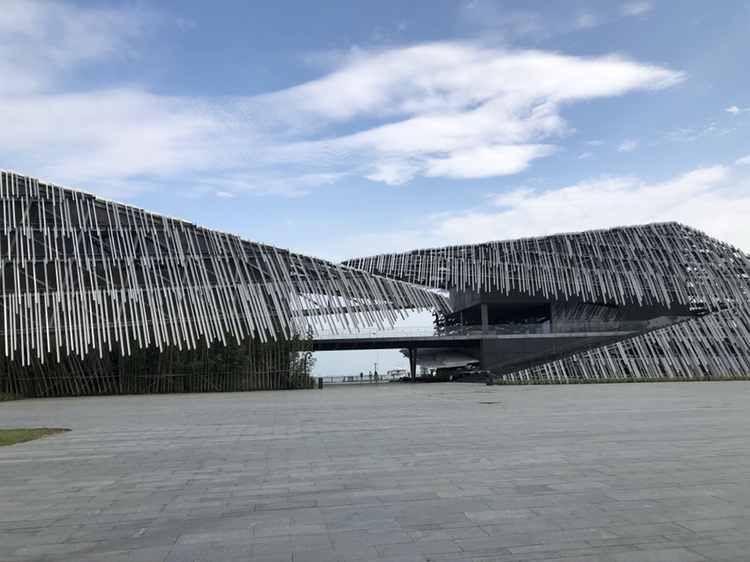
#> input picture AR_Planar_Homographies/ec/my_left.JPG, 750 x 562 px, found by its file name
$ python panaroma.py
#> lines starting #> are read from the running program, lines starting #| are printed output that depends on the picture
import numpy as np
import cv2
#Import necessary functions


def matchPics(I1, I2):
    # I1, I2 : Images to match
    # use ORB to detect and describe the two images
    orb = cv2.ORB_create()
    kp1, des1 = orb.detectAndCompute(I1, None)
    kp2, des2 = orb.detectAndCompute(I2, None)

    # use bf match to match keypoints
    bf = cv2.BFMatcher(normType=cv2.NORM_HAMMING, crossCheck=True)
    matches = bf.match(des1, des2)
    return matches, kp1, kp2

def sortKP(I1, I2):
    matches, kp1, kp2 = matchPics(I1, I2)
    kp1_sorted = np.float32([kp1[m.queryIdx].pt for m in matches]).reshape(-1, 1, 2)
    kp2_sorted = np.float32([kp2[m.trainIdx].pt for m in matches]).reshape(-1, 1, 2)
    return kp1_sorted, kp2_sorted

def main():
    left_img = cv2.imread('my_left.jpg')
#> left_img is the input picture: shape (562, 750, 3); mean B, G, R 159.3, 146.4, 136.4
    right_img = cv2.imread('my_right.jpg')
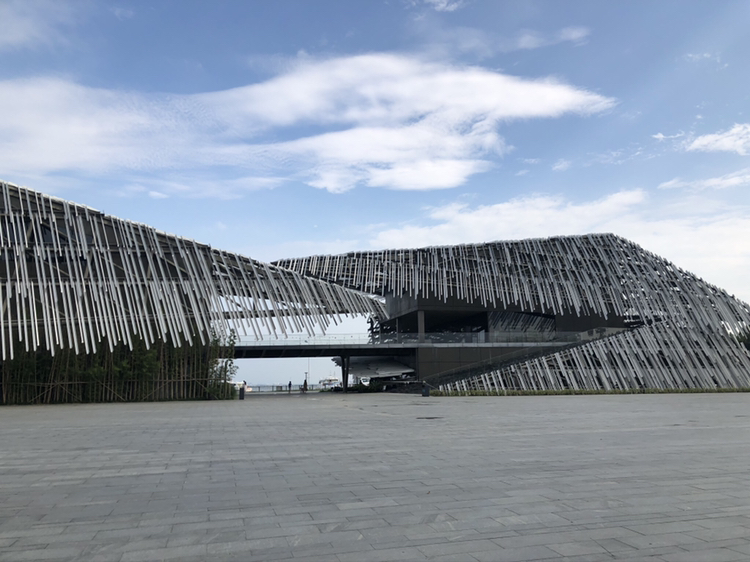
#> input picture AR_Planar_Homographies/ec/my_right.JPG, 750 x 562 px, found by its file name
#> right_img is the input picture: shape (562, 750, 3); mean B, G, R 160.7, 146.5, 136
    kp1, kp2 = sortKP(left_img, right_img)
#> in matchPics, `kp1, des1 = orb.detectAndCompute(I1, None)`: kp1 = 500 keypoints; strongest (x, y, size): (434, 317, 31), (433, 315, 31), (345, 262, 31), (439, 317, 31)
#> in matchPics, `kp2, des2 = orb.detectAndCompute(I2, None)`: kp2 = 500 keypoints; strongest (x, y, size): (369, 325, 31), (366, 384, 31), (367, 322, 31), (275, 262, 31)
#> in matchPics, `matches = bf.match(des1, des2)`: matches = 246 matches
#> in sortKP, `kp1_sorted = np.float32([kp1[m.queryIdx].pt for m in matches]).reshape..`: kp1_sorted = 246 rows, first 8: [434, 322], [361, 260], [433, 315], [434, 317], [345, 262], [361, 374], [434, 328], [197, 226]
#> in sortKP, `kp2_sorted = np.float32([kp2[m.trainIdx].pt for m in matches]).reshape..`: kp2_sorted = 246 rows, first 8: [369, 329], [293, 261], [367.2, 321.6], [369, 325], [274.8, 261.6], [289.2, 382.8], [369, 335], [105.6, 214.8]
#> kp1 has the same summary as kp1_sorted in sortKP; kp2 has the same summary as kp2_sorted in sortKP
    H, _ = cv2.findHomography(kp1, kp2, cv2.RANSAC, 5.0)
#> H = [[1.29, -0.0661, -129.7], [0.121, 1.16, -60.63], [0.000276, -3.86e-05, 1]]

    m1, n1 = left_img.shape[0], left_img.shape[1]
#> m1 = 562; n1 = 750
    m2, n2 = right_img.shape[0], right_img.shape[1]
#> m2 = 562; n2 = 750
    r_warped = cv2.warpPerspective(right_img, np.linalg.inv(H), dsize=(n1+n2, m2))
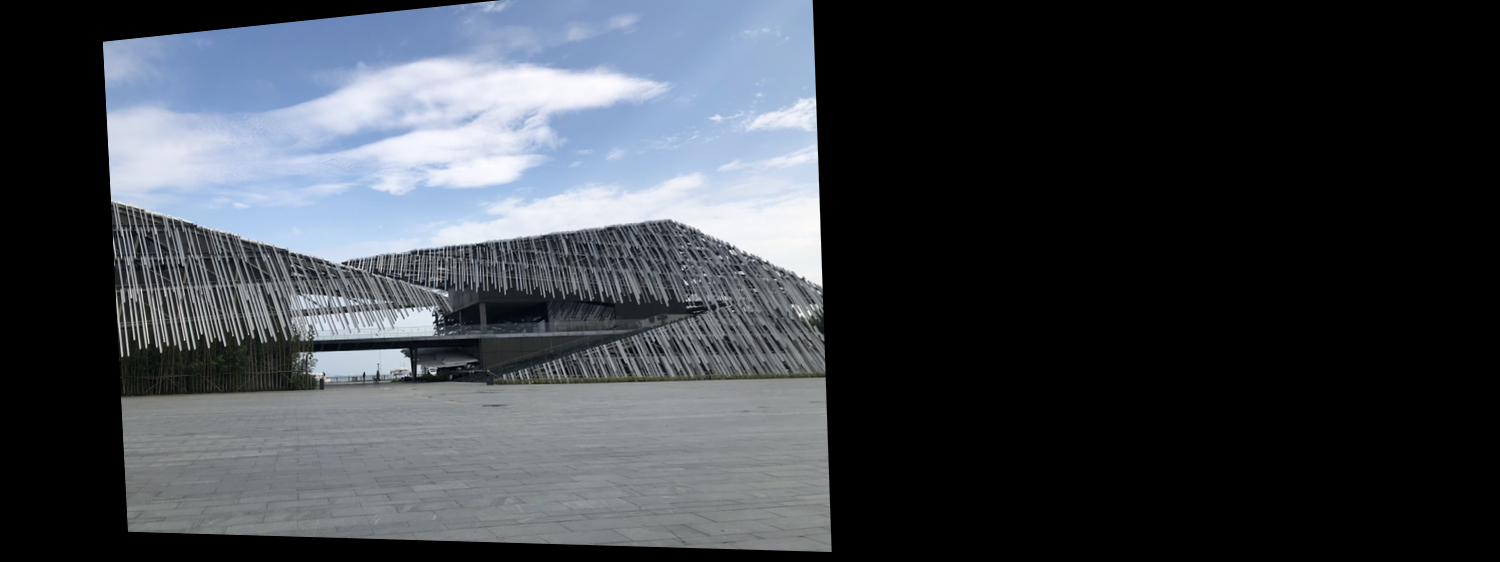
#> r_warped: shape (562, 1500, 3); mean B, G, R 71.9, 65.7, 61.1
    # directly add the left_img to r_warped
    # direct = r_warped.copy()
    # direct[0: m1, 0: n1] = left_img

    # detect the most left column of left image, where two images warped
    for col in range(0, n1):
        if left_img[:, col].any() and r_warped[:, col].any():
            left = col
            break

    # detect the most right column of right image, where two images warped
    for col in range(n1-1, 0, -1):
        if left_img[:, col].any() and r_warped[:, col].any():
            right = col
            break

    res = np.zeros([m1, n1, 3], dtype=np.uint8)
    for row in range(0, m1):
        for col in range(0, n1):
            srcImgLen = float(abs(col - left))
            testImgLen = float(abs(col - right))
            alpha = srcImgLen / (srcImgLen + testImgLen)
            res[row, col] = np.clip(left_img[row, col] * (1 - alpha) + r_warped[row, col] * alpha, 0, 255)
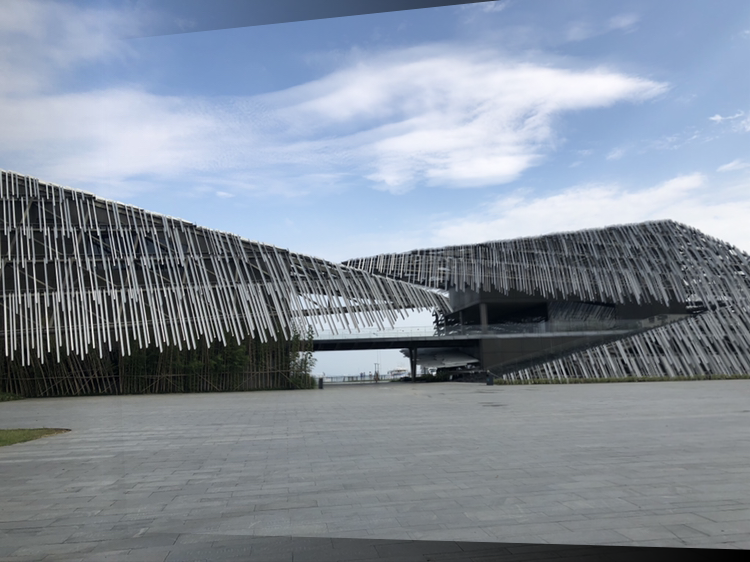
#> res: shape (562, 750, 3); mean B, G, R 153.9, 140.7, 130.8

    r_warped[0: m1, 0: n1] = res
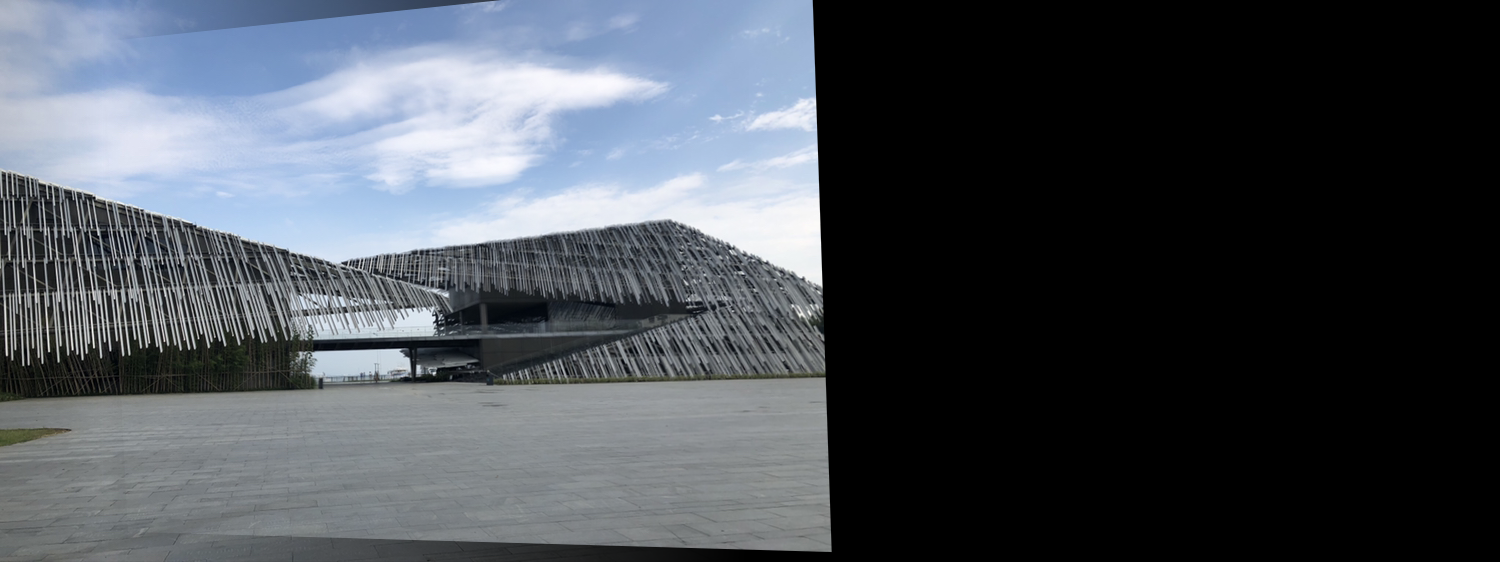
#> r_warped: shape (562, 1500, 3); mean B, G, R 85.2, 78.2, 72.8
    cv2.imshow('panorma', r_warped)
    cv2.waitKey(0)


if __name__ == '__main__':
    main()


#Write script for Q4.2x
